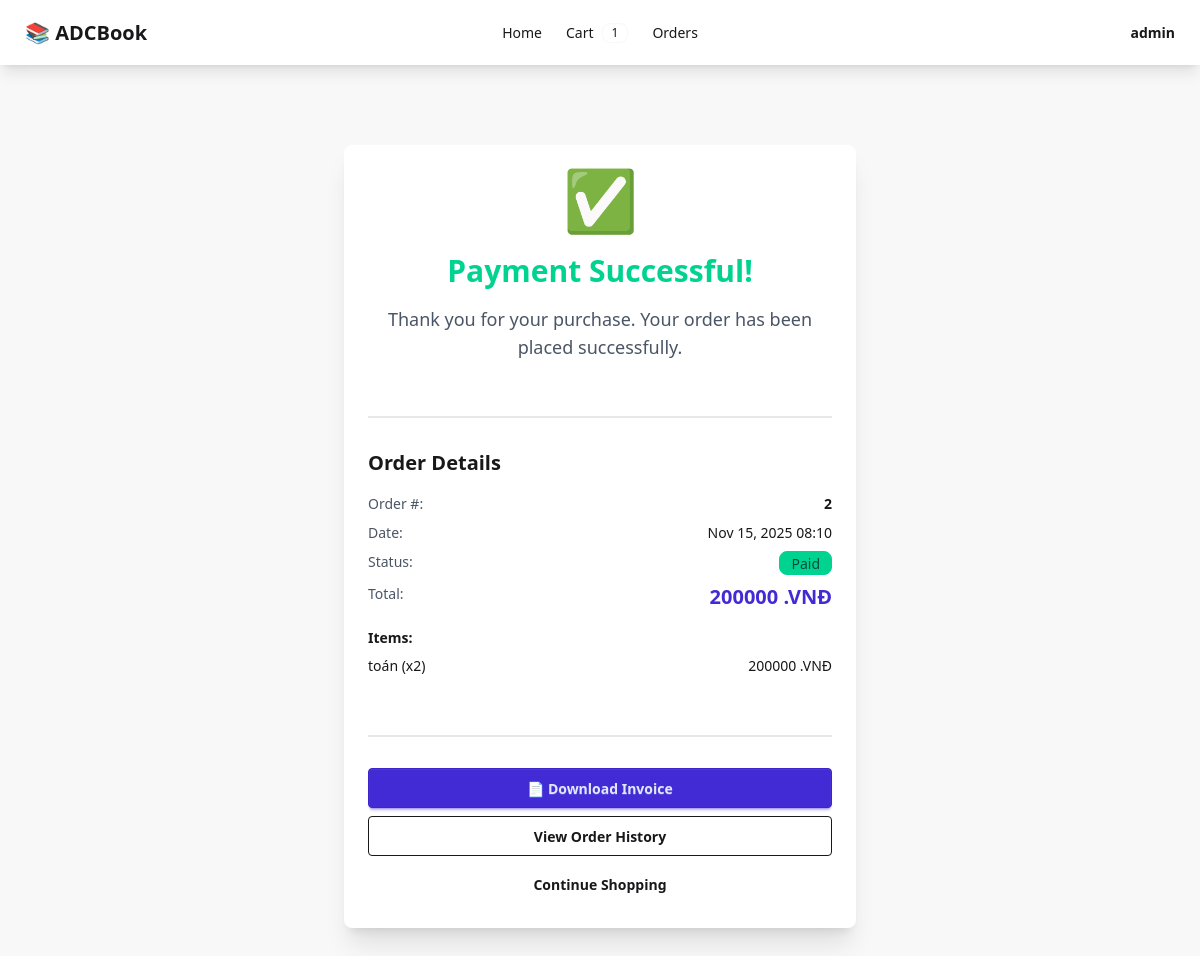
The app's page /payment/success/2/ (signed in), older data.
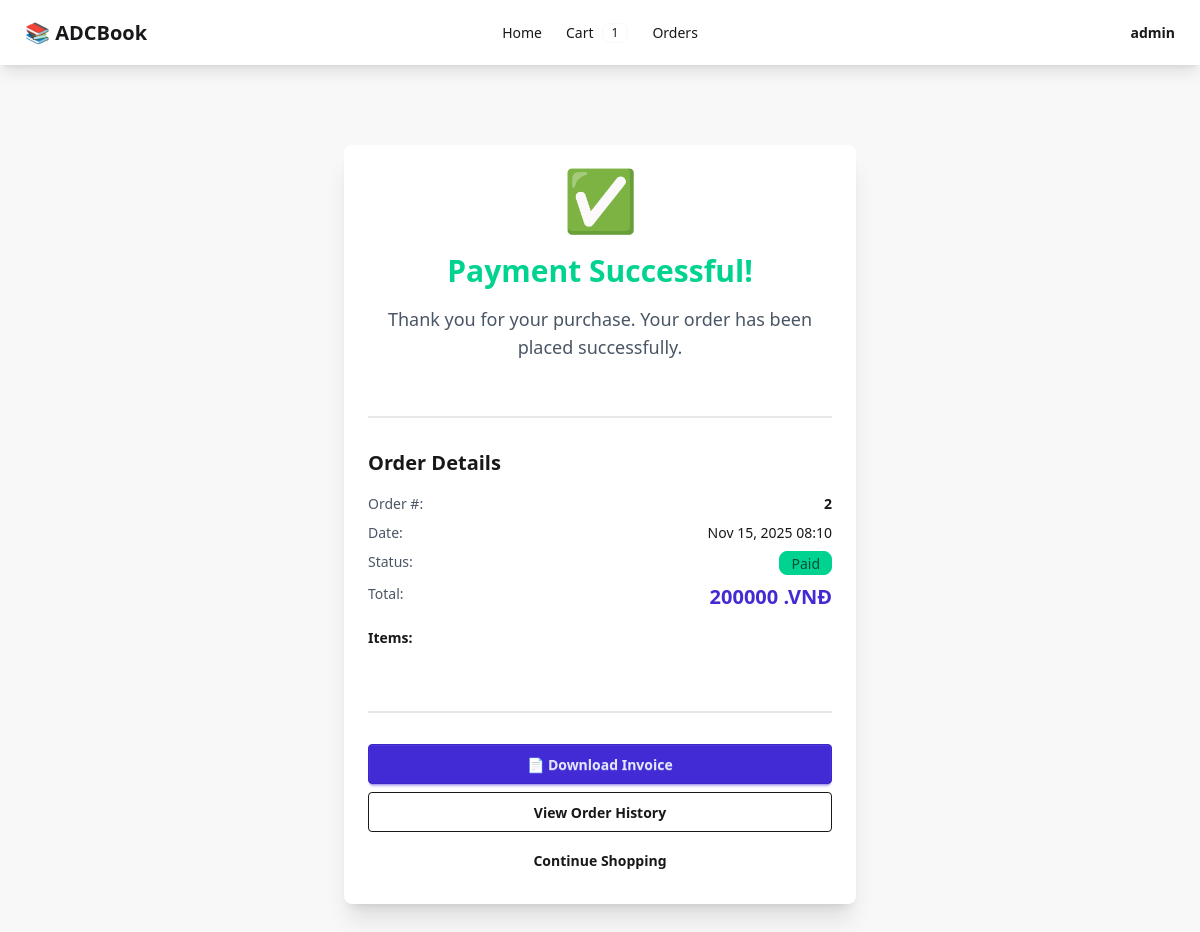
The same page, newer data.
### orders/models.py (models this page shows, shortened)
class OrderItem(models.Model):
    order = models.ForeignKey(Order, on_delete=models.CASCADE, related_name='items')
    book = models.ForeignKey(Book, on_delete=models.CASCADE)
    quantity = models.IntegerField(validators=[MinValueValidator(1)])
    price = models.DecimalField(max_digits=10, decimal_places=0, validators=[MinValueValidator(0)])
    def subtotal(self):
        return self.price * self.quantity

### books/models.py (models this page shows, shortened)
class Book(models.Model):
    name = models.CharField(max_length=200)
    price = models.DecimalField(max_digits=10, decimal_places=0, validators=[MinValueValidator(0)])
    image = models.ImageField(upload_to='books/', blank=True, null=True)
    grade = models.ForeignKey(Grade, on_delete=models.CASCADE, related_name='books')
    subject = models.ForeignKey(Subject, on_delete=models.CASCADE, related_name='books')
    description = models.TextField(blank=True)
    created_at = models.DateTimeField(auto_now_add=True)
    updated_at = models.DateTimeField(auto_now=True)
    class Meta:
        ordering = ['-created_at']

### orders/views.py (the view)
# urls.py: path('payment/success/<int:order_id>/', order_views.payment_success, name='payment_success'),
@login_required
def payment_success(request, order_id):
    order = get_object_or_404(Order, id=order_id, user=request.user)
    return render(request, 'orders/payment_success.html', {'order': order})

### cart/context_processors.py (called while the page is built)
def cart_count(request):
    if request.user.is_authenticated:
        try:
            cart = request.user.cart
            count = sum(item.quantity for item in cart.items.all())
            return {'cart_count': count}
        except:
            return {'cart_count': 0}
    return {'cart_count': 0}

### orders/templates/orders/payment_success.html
{% extends 'base.html' %} {% block title %}Payment Successful - Bookstore{% endblock %} {% block content %}
<div class="flex flex-col items-center justify-center py-12">
    <div class="card bg-base-100 shadow-xl max-w-lg w-full">
        <div class="card-body text-center">
            <div class="text-6xl mb-4">✅</div>
            <h1 class="text-3xl font-bold text-success mb-2">Payment Successful!</h1>
            <p class="text-lg text-gray-600 mb-6">Thank you for your purchase. Your order has been placed successfully.</p>
            <div class="divider"></div>
            <div class="text-left mb-6">
                <h2 class="text-xl font-bold mb-4">Order Details</h2>
                <div class="flex justify-between mb-2">
                    <span class="text-gray-600">Order #:</span>
                    <span class="font-bold">{{ order.id }}</span>
                </div>
                <div class="flex justify-between mb-2">
                    <span class="text-gray-600">Date:</span>
                    <span>{{ order.created_at|date:"M d, Y H:i" }}</span>
                </div>
                <div class="flex justify-between mb-2">
                    <span class="text-gray-600">Status:</span>
                    <span class="badge badge-success">{{ order.get_status_display }}</span>
                </div>
                <div class="flex justify-between mb-4">
                    <span class="text-gray-600">Total:</span>
                    <span class="text-xl font-bold text-primary">{{ order.total_price }} .VNĐ</span>
                </div>
                <h3 class="font-bold mb-2">Items:</h3>
                {% for item in order.items.all %}
                <div class="flex justify-between text-sm mb-1">
                    <span>{{ item.book.name }} (x{{ item.quantity }})</span>
                    <span>{{ item.subtotal }} .VNĐ</span>
                </div>
                {% endfor %}
            </div>
            <div class="divider"></div>
            <div class="card-actions flex-col gap-2">
                <a href="{% url 'download_invoice' order.id %}" class="btn btn-primary w-full">
                    📄 Download Invoice
                </a>
                <a href="{% url 'order_history' %}" class="btn btn-outline w-full">
                    View Order History
                </a>
                <a href="{% url 'home' %}" class="btn btn-ghost w-full">
                    Continue Shopping
                </a>
            </div>
        </div>
    </div>
</div>
{% endblock %}

Row changes from the older to the newer data that the page shows:
removed OrderItem: book.name "toán", quantity "2", subtotal "200000"
